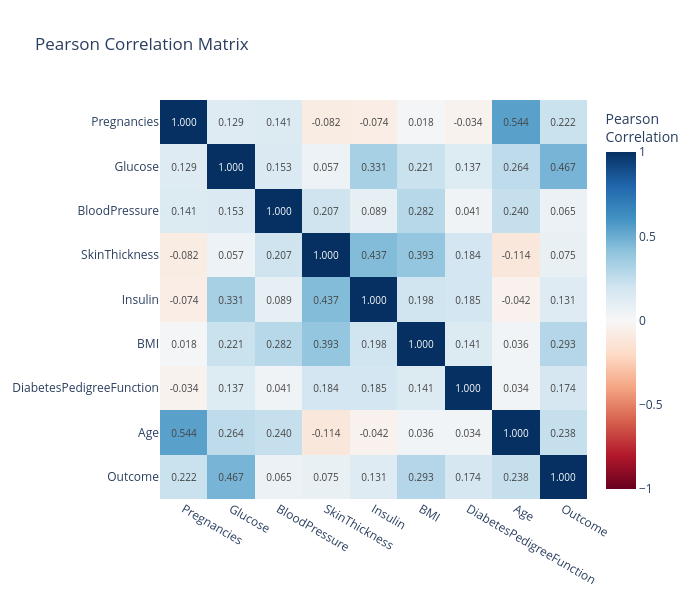

Notebook code cell kept with this figure:
### Markdown cell above
---
## 7 | `corr_heatmap()`

```python
ps.corr_heatmap(
    df,
    columns   = None,       # Sequence[str] | None - specific columns to include
    *,
    split     = None,       # None | 'pos' | 'neg' | 'high' | 'low'
    threshold = 0.0,        # float 0-1 - correlation filter threshold
    target    = None,       # str | None - target column for 1-vs-all correlation
    method    = 'pearson',  # 'pearson' | 'spearman'
    annotate  = True,       # True | False - show values on cells
    width     = None,       # int | None - plot width in pixels
    height    = None,       # int | None - plot height in pixels
    backend   = 'plotly',   # 'plotly' | 'altair'
)
```

**`split` options:**
| Value | Keeps |
|-------|-------|
| `None` | All correlations |
| `'pos'` | Only positive correlations > threshold |
| `'neg'` | Only negative correlations < -threshold |
| `'high'` | Only \|corr\| > threshold (default threshold becomes 0.3) |
| `'low'` | Only \|corr\| < threshold |

### Code cell
# Default: all numeric columns, method='pearson', backend='plotly', annotate=True
ps.corr_heatmap(df_diabetes)

### Figure 1 — Plotly figure (JSON) as saved in the notebook; plotly's stock layout.template omitted (floating-point values rounded to 4 significant figures)
{"data": [{"colorbar": {"title": {"text": "Pearson<br>Correlation"}}, "colorscale": [[0, "rgb(103,0,31)"], [0.1, "rgb(178,24,43)"], [0.2, "rgb(214,96,77)"], [0.3, "rgb(244,165,130)"], [0.4, "rgb(253,219,199)"], [0.5, "rgb(247,247,247)"], [0.6, "rgb(209,229,240)"], [0.7, "rgb(146,197,222)"], [0.8, "rgb(67,147,195)"], [0.9, "rgb(33,102,172)"], [1, "rgb(5,48,97)"]], "hovertemplate": "<b>%{y}</b> vs <b>%{x}</b><br>Pearson Correlation: %{z:.3f}<extra></extra>", "text": [["1.000", "0.129", "0.141", "-0.082", "-0.074", "0.018", "-0.034", "0.544", "0.222"], ["0.129", "1.000", "0.153", "0.057", "0.331", "0.221", "0.137", "0.264", "0.467"], ["0.141", "0.153", "1.000", "0.207", "0.089", "0.282", "0.041", "0.240", "0.065"], ["-0.082", "0.057", "0.207", "1.000", "0.437", "0.393", "0.184", "-0.114", "0.075"], ["-0.074", "0.331", "0.089", "0.437", "1.000", "0.198", "0.185", "-0.042", "0.131"], ["0.018", "0.221", "0.282", "0.393", "0.198", "1.000", "0.141", "0.036", "0.293"], ["-0.034", "0.137", "0.041", "0.184", "0.185", "0.141", "1.000", "0.034", "0.174"], ["0.544", "0.264", "0.240", "-0.114", "-0.042", "0.036", "0.034", "1.000", "0.238"], ["0.222", "0.467", "0.065", "0.075", "0.131", "0.293", "0.174", "0.238", "1.000"]], "textfont": {"size": 10}, "texttemplate": "%{text}", "type": "heatmap", "x": ["Pregnancies", "Glucose", "BloodPressure", "SkinThickness", "Insulin", "BMI", "DiabetesPedigreeFunction", "Age", "Outcome"], "y": ["Pregnancies", "Glucose", "BloodPressure", "SkinThickness", "Insulin", "BMI", "DiabetesPedigreeFunction", "Age", "Outcome"], "z": [[1.0, 0.1295, 0.1413, -0.08167, -0.07353, 0.01768, -0.03352, 0.5443, 0.2219], [0.1295, 1.0, 0.1526, 0.05733, 0.3314, 0.2211, 0.1373, 0.2635, 0.4666], [0.1413, 0.1526, 1, 0.2074, 0.08893, 0.2818, 0.04126, 0.2395, 0.06507], [-0.08167, 0.05733, 0.2074, 1, 0.4368, 0.3926, 0.1839, -0.114, 0.07475], [-0.07353, 0.3314, 0.08893, 0.4368, 1, 0.1979, 0.1851, -0.04216, 0.1305], [0.01768, 0.2211, 0.2818, 0.3926, 0.1979, 1, 0.1406, 0.03624, 0.2927], [-0.03352, 0.1373, 0.04126, 0.1839, 0.1851, 0.1406, 1, 0.03356, 0.1738], [0.5443, 0.2635, 0.2395, -0.114, -0.04216, 0.03624, 0.03356, 1.0, 0.2384], [0.2219, 0.4666, 0.06507, 0.07475, 0.1305, 0.2927, 0.1738, 0.2384, 1.0]], "zmax": 1, "zmid": 0, "zmin": -1}], "layout": {"height": 600, "title": {"text": "Pearson Correlation Matrix"}, "width": 700, "xaxis": {"side": "bottom"}, "yaxis": {"autorange": "reversed"}}}
